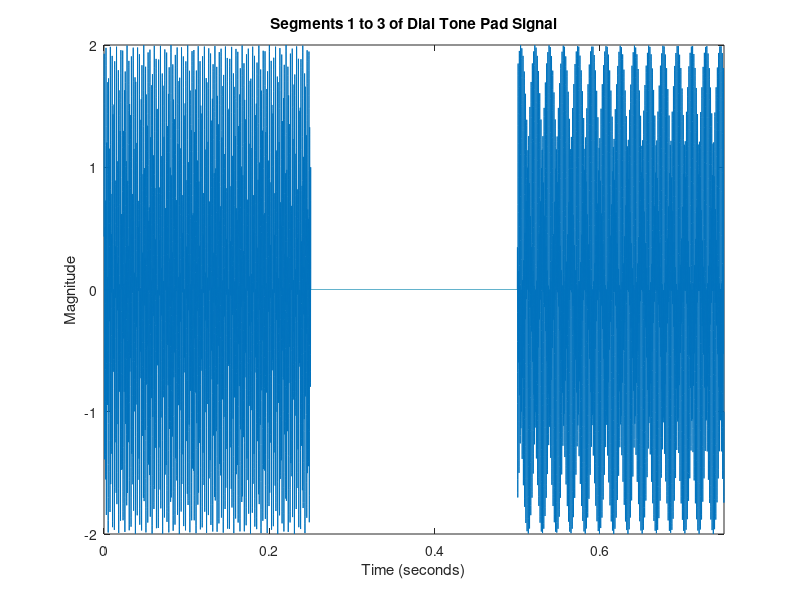

MATLAB code for this plot: (Note: this script raises an error after producing the figure.)
%Part 1
%generate London landline nubmer
number = [0 2 0 0 0 0 0 0 0 0 0];
for i = 4:11
    number(i) = -1 + randi(10);
end
LondonLandlineNumber = number
%generate frequency vectors
fc1 = [697 770 852 941];
fc2 = [1209 1336 1477];
f1 = zeros(11,1);
f2 = zeros(11,1);
for i = 1:11
    if number(i) == 0
        f1(i) = fc1(4);
        f2(i) = fc2(2);
    elseif number(i) == 1
        f1(i) = fc1(1);
        f2(i) = fc2(1);
    elseif number(i) == 2
        f1(i) = fc1(1);
        f2(i) = fc2(2);
    elseif number(i) == 3
        f1(i) = fc1(1);
        f2(i) = fc2(3);
    elseif number(i) == 4
        f1(i) = fc1(2);
        f2(i) = fc2(1);
    elseif number(i) == 5
        f1(i) = fc1(2);
        f2(i) = fc2(2);
    elseif number(i) == 6
        f1(i) = fc1(2);
        f2(i) = fc2(3);
    elseif number(i) == 7
        f1(i) = fc1(3);
        f2(i) = fc2(1);
    elseif number(i) == 8
        f1(i) = fc1(3);
        f2(i) = fc2(2);
    elseif number(i) == 9
        f1(i) = fc1(3);
        f2(i) = fc2(3);
    end
end
%compute y 
segmenttime = 0.25;
fs = 32768;
Ts = 1/fs;
segmentlength =  segmenttime / Ts;
N = segmentlength*21;
segmentnumber = 1;
digit = 1;
for n = 1:N
    if rem(segmentnumber,2) == 0
        y(n) = 0;
    elseif rem(segmentnumber,2) == 1
        y(n) = sin(2*pi*f1(digit)*n/fs) + sin(2*pi*f2(digit)*n/fs);
    end
    if rem(n,segmentlength) == 0
        if rem(segmentnumber,2) == 0
            digit = digit + 1;
        end
        segmentnumber = segmentnumber + 1;
    end
end
%plot y
range2keys = 1:3*segmentlength;
y2keys = y(1:3*segmentlength);
figure
plot(range2keys / fs, y2keys)
xlim([0,0.75])
title('Segments 1 to 3 of Dial Tone Pad Signal')
xlabel('Time (seconds)')
ylabel('Magnitude')

%Part 2
%analyse spectral components of y
figure
spectrogram(y, hann(segmentlength), 0, segmentlength, fs,'yaxis');
v = zoom;
v.Motion = 'vertical';
v.Enable = 'on';
title('Spectrum of Dial Tone Pad Signal')
%analyse magnitude spectrum of segments 1 to 3
ykey1 = y2keys(1:segmentlength);
Ykey1 = fft(ykey1);
P2key1 = abs(Ykey1/segmentlength);
P1key1 = P2key1(1:segmentlength/2+1);
P1key1(2:end-1) = 2*P1key1(2:end-1);
ykey2 = y2keys(2*segmentlength+1:3*segmentlength);
Ykey2 = fft(ykey2);
P2key2 = abs(Ykey2/segmentlength);
P1key2 = P2key2(1:segmentlength/2+1);
P1key2(2:end-1) = 2*P1key2(2:end-1);
figure
f = (0:(segmentlength/2))*fs/segmentlength;
plot(f,10*log10(P1key1),'b') 
hold on
plot(f,10*log10(P1key2),'r') 
hold off
xlim([600,1600])
grid on
title('Magnitude Spectrum of segments 1 to 3 of Dial Tone Pad Signal')
xlabel('Frequency (Hz)')
ylabel('Magnitude (dB)')
legend('Digit 0', 'Digit 2')

%Part 4
%compute channel noises with variances 1 (low), 4 (medium), 64 (high)
lowvariance = 1;
midvariance = 64;
highvariance = 400;
noise = randn(N,1);
lownoise = sqrt(lowvariance)*noise;
midnoise = sqrt(midvariance)*noise;
highnoise = sqrt(highvariance)*noise;
ylow = lownoise;
ymid = midnoise;
yhigh = highnoise;
for n = 1:N
    ylow(n) = ylow(n) + y(n);
    ymid(n) = ymid(n) + y(n);
    yhigh(n) = yhigh(n) + y(n);
end
%plot key sequence of segments 1 to 3 of y with low-variance channel noise
y2keyslow = ylow(1:3*segmentlength);
figure
plot(range2keys / fs, y2keyslow)
xlim([0,0.75])
title('Segments 1 to 3 of Dial Tone Pad Signal with low-variance channel noise')
xlabel('Time (seconds)')
ylabel('Magnitude')
%analyse spectral components of y with low-variance channel noise
figure
spectrogram(ylow, hann(segmentlength), 0, segmentlength, fs,'yaxis');
title('Spectrum of Dial Tone Pad Signal with low-variance channel noise')
%analyse magnitude spectrum of segments 1 to 3 of y with low-variance channel noise
ykey1low = y2keyslow(1:segmentlength);
Ykey1low = fft(ykey1low);
P2key1low = abs(Ykey1low/segmentlength);
P1key1low = P2key1low(1:segmentlength/2+1);
P1key1low(2:end-1) = 2*P1key1low(2:end-1);
ykey2low = y2keyslow(2*segmentlength+1:3*segmentlength);
Ykey2low = fft(ykey2low);
P2key2low = abs(Ykey2low/segmentlength);
P1key2low = P2key2low(1:segmentlength/2+1);
P1key2low(2:end-1) = 2*P1key2low(2:end-1);
yidlelow = y2keyslow(segmentlength+1:2*segmentlength);
Yidlelow = fft(yidlelow);
P2idlelow = abs(Yidlelow/segmentlength);
P1idlelow = P2idlelow(1:segmentlength/2+1);
P1idlelow(2:end-1) = 2*P1idlelow(2:end-1);
figure
f = (0:(segmentlength/2))*fs/segmentlength;
plot(f,10*log10(P1key1low),'b') 
hold on
plot(f,10*log10(P1key2low),'r') 
plot(f,10*log10(P1idlelow),'g') 
hold off
xlim([600,1600])
grid on
title('Magnitude Spectrum of segments 1 to 3 of Dial Tone Pad Signal with low-variance channel noise')
xlabel('Frequency (Hz)')
ylabel('Magnitude (dB)')
legend('Digit 0', 'Digit 2','Idle')

%plot key sequence of segments 1 to 3 of y with medium-variance channel noise
y2keysmid = ymid(1:3*segmentlength);
figure
plot(range2keys / fs, y2keysmid)
xlim([0,0.75])
title('Segments 1 to 3 of Dial Tone Pad Signal with medium-variance channel noise')
xlabel('Time (seconds)')
ylabel('Magnitude')
%analyse spectral components of y with medium-variance channel noise
figure
spectrogram(ymid, hann(segmentlength), 0, segmentlength, fs,'yaxis');
title('Spectrum of Dial Tone Pad Signal with medium-variance channel noise')
%analyse magnitude spectrum of segments 1 to 3 of y with medium-variance channel noise
ykey1mid = y2keysmid(1:segmentlength);
Ykey1mid = fft(ykey1mid);
P2key1mid = abs(Ykey1mid/segmentlength);
P1key1mid = P2key1mid(1:segmentlength/2+1);
P1key1mid(2:end-1) = 2*P1key1mid(2:end-1);
ykey2mid = y2keysmid(2*segmentlength+1:3*segmentlength);
Ykey2mid = fft(ykey2mid);
P2key2mid = abs(Ykey2mid/segmentlength);
P1key2mid = P2key2mid(1:segmentlength/2+1);
P1key2mid(2:end-1) = 2*P1key2mid(2:end-1);
yidlemid = y2keysmid(segmentlength+1:2*segmentlength);
Yidlemid = fft(yidlemid);
P2idlemid = abs(Yidlemid/segmentlength);
P1idlemid = P2idlemid(1:segmentlength/2+1);
P1idlemid(2:end-1) = 2*P1idlemid(2:end-1);
figure
f = (0:(segmentlength/2))*fs/segmentlength;
plot(f,10*log10(P1key1mid),'b') 
hold on
plot(f,10*log10(P1key2mid),'r') 
plot(f,10*log10(P1idlemid),'g') 
hold off
xlim([600,1600])
grid on
title('Magnitude Spectrum of segments 1 to 3 of Dial Tone Pad Signal with medium-variance channel noise')
xlabel('Frequency (Hz)')
ylabel('Magnitude (dB)')
legend('Digit 0', 'Digit 2','Idle')

%plot key sequence of segments 1 to 3 of y with high-variance channel noise
y2keyshigh = yhigh(1:3*segmentlength);
figure
plot(range2keys / fs, y2keyshigh)
xlim([0,0.75])
title('Segments 1 to 3 of Dial Tone Pad Signal with high-variance channel noise')
xlabel('Time (seconds)')
ylabel('Magnitude')
%analyse spectral components of y with high-variance channel noise
figure
spectrogram(yhigh, hann(segmentlength), 0, segmentlength, fs,'yaxis');
title('Spectrum of Dial Tone Pad Signal with high-variance channel noise')
%analyse magnitude spectrum of segments 1 to 3 of y with high-variance channel noise
ykey1high = y2keyshigh(1:segmentlength);
Ykey1high = fft(ykey1high);
P2key1high = abs(Ykey1high/segmentlength);
P1key1high = P2key1high(1:segmentlength/2+1);
P1key1high(2:end-1) = 2*P1key1high(2:end-1);
ykey2high = y2keyshigh(2*segmentlength+1:3*segmentlength);
Ykey2high = fft(ykey2high);
P2key2high = abs(Ykey2high/segmentlength);
P1key2high = P2key2high(1:segmentlength/2+1);
P1key2high(2:end-1) = 2*P1key2high(2:end-1);
yidlehigh = y2keyshigh(segmentlength+1:2*segmentlength);
Yidlehigh = fft(yidlehigh);
P2idlehigh = abs(Yidlehigh/segmentlength);
P1idlehigh = P2idlehigh(1:segmentlength/2+1);
P1idlehigh(2:end-1) = 2*P1idlehigh(2:end-1);
figure
f = (0:(segmentlength/2))*fs/segmentlength;
plot(f,10*log10(P1key1high),'b') 
hold on
plot(f,10*log10(P1key2high),'r') 
plot(f,10*log10(P1idlehigh),'g') 
hold off
xlim([600,1600])
grid on
title('Magnitude Spectrum of segments 1 to 3 of Dial Tone Pad Signal with high-variance channel noise')
xlabel('Frequency (Hz)')
ylabel('Magnitude (dB)')
legend('Digit 0', 'Digit 2','Idle')
